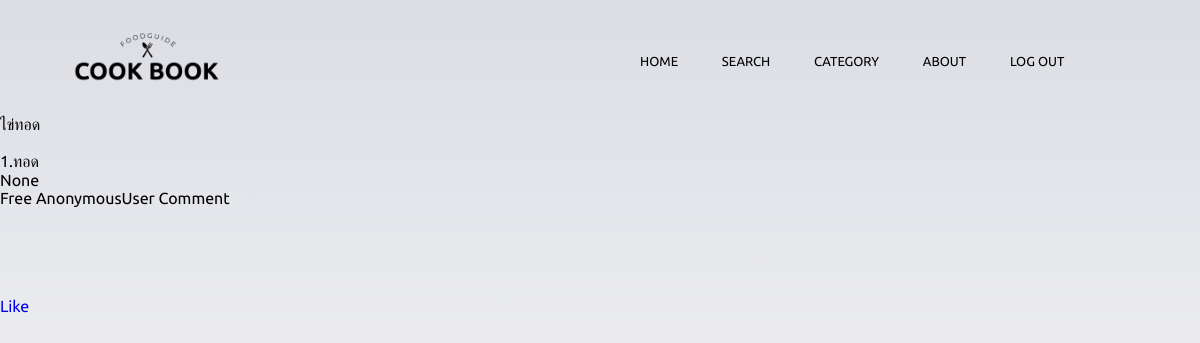
Page /recipe/3 on the earlier database version.
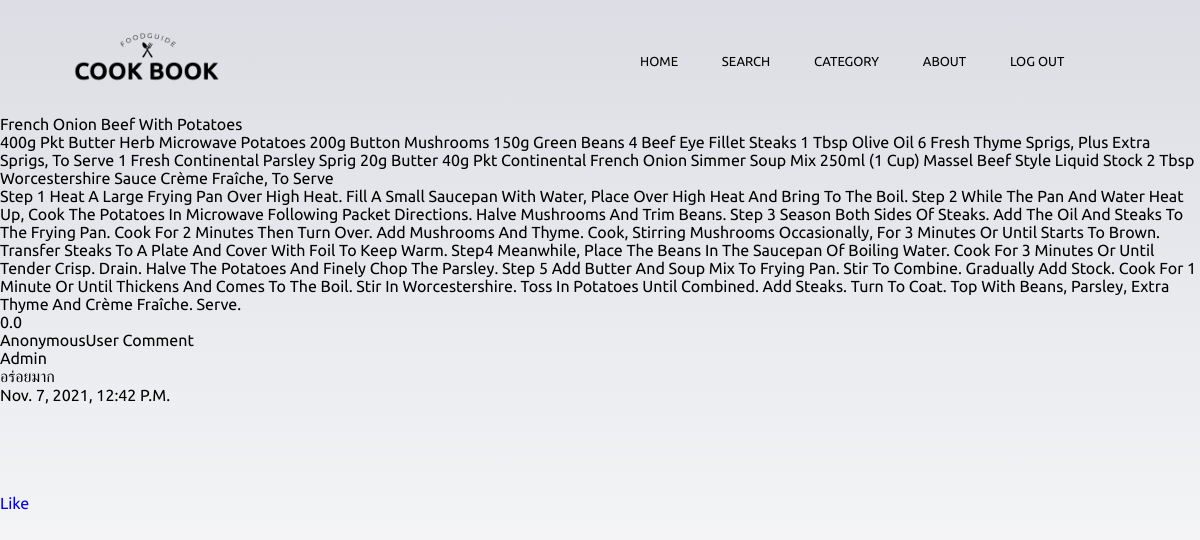
Same page on the later database version.
### recipe/models.py (models this page shows, shortened)
class recipe(models.Model):
    class mode(models.TextChoices):
        dessert = "dessert"
        meat = "meat"
        halal = "halal"
        beverag = "beverag"
        ocovegen = "ocovegen"
        vegy = "vegetarian"
        appetizer = "appetizer"
    pic = models.ImageField(upload_to="",blank=True,null=True)
    menu = models.CharField(max_length=100,default=None)
    ingredient_unit = models.TextField(blank=True)
    HowToDo = models.TextField(blank=True)
    ingredientInmenu =models.ManyToManyField(ingredient,blank=True,related_name="ingredientInrecipe")
    type = models.CharField(max_length=100,
        choices=mode.choices,
        default=None,
        )
    status = ''
    price = models.FloatField(default=None, null=True)
    calorie = models.IntegerField(default=None, null=True)
    member = models.ManyToManyField(User,blank=True,related_name="member")
    like = models.ManyToManyField(User,blank=True,related_name="like")

class Comment(models.Model):
    post = models.ForeignKey(recipe,on_delete=models.CASCADE,related_name="comments")
    user=models.ForeignKey(User,default=None, on_delete=models.PROTECT)
    body = models.TextField(default=None)
    date_added =models.DateTimeField(auto_now_add=True)

### recipe/views.py (the view)
# urls.py: path('<int:menu_id>',views.menu,name="menu"),
def menu (request,menu_id):
    Recipe = get_object_or_404(recipe,pk=menu_id)
    if  Recipe.price == None:
        Recipe.status = "free"
    elif Recipe.price > 0 :
        Recipe.status = "price"
        if not request.user.is_authenticated:
            return HttpResponseRedirect(reverse("login"))
    return render(request,"recipe/menu.html",{
        "menu": Recipe,
        "comment": Comment.objects.all()
        , 'user':request.user
    })

### recipe/templates/Recipe/menu.html (shortened to what this page needs)
{% extends 'recipe/layout.html' %}
{% block content %}
<body>
<section class="header">
    <nav>
      <a href="{% url 'home' %}">
        {% load static %}
        <img src="{% static 'images/logo_2.png' %}" width="10%" /></a>
  <div class="nav-links" id="navLinks">
    <ul>
      <li><a href="{% url 'home' %}">Home</a></li>
      <li><a href="{% url 'home' %}">Search</a></li>
      <li><a href="#news">Category</a>
            <li><a href = "{% url 'recipe:vegy' %}" >Vegetarian</a></li></li>
        </ul>
      </div>
      <li><a href="#" class="About">About</a>
      </li>
      <li ><a href="{% url 'logout' %}">Log Out</a></li>
      <li ><a href="#">{{ user.username }}</a></li>
  </nav>
  </section>
    {{menu.menu}}<br>
    {{menu.ingredient_unit}}<br>
    {{menu.HowToDo}}<br>
    {{menu.price}}<br>
    {{menu.status}}
    {{user}}
    comment<br>
    {% for com in comment %}
     {% if com.post == menu %}
     {{com.user}}<br>
        {{com.body}}<br>
        {{com.date_added}}<br>
      {% endif %}
    {% endfor %}
    <br><br><br><br><br>
    <a href = "{% url 'recipe:like' menu.id %}" >Like</a>
</body>
    {% endblock %}

### recipe/templates/Recipe/layout.html (shortened to what this page needs)
{% load static %}
<!DOCTYPE html>
<html>
    <head>
        <link rel="stylesheet" href="https://stackpath.bootstrapcdn.com/font-awesome/4.7.0/css/font-awesome.min.css">
        <link rel="stylesheet" href="{%static 'css/style-cat.css'%}">
        <link rel="stylesheet" href="path/to/font-awesome/css/font-awesome.min.css">
    </head>
    <body>
    <main>
        {% block content %}
        {% endblock %}
      </main>
    </body>
</html>

### static/css/style-cat.css (style rules this page uses)
* { margin: 0; padding: 0; font-family: 'Ubuntu', sans-serif; box-sizing: border-box; text-decoration: none; outline: none; border: none; text-transform: capitalize; transition: all .2s linear; }
body { background-image: linear-gradient(rgba(205, 207, 216, 0.7),rgba(255, 255, 255, 0.7)), url(/static/images/bg7.jpg) ; background-size: cover; background-position: center; background-attachment: fixed; }
nav { display: flex; padding: 2% 6%; justify-content: space-between; align-items: center; }
nav img { width: 150px; }
.nav-links { flex: 1; text-align: right; }
.nav-links ul li { list-style: none; display: inline-block; padding: 20px 20px; position: relative; }
.nav-links ul li a { color: black; text-decoration: none; text-transform: uppercase; font-size: 13px; }
.nav-links ul li::after { content: ''; width: 0%; height: 2px; background: #f44336; display: block; margin: auto; }

Differences in the rows shown:
changed recipe: menu "ไข่ทอด" → "French Onion Beef With Potatoes"; ingredient_unit (not shown) → "400g Pkt Butter Herb Microwave Potatoes 200g Button Mushrooms 150g Green Beans 4 Beef Eye Fillet Steaks 1 Tbsp Olive Oil 6 Fresh Thyme Sprigs, Plus Extra Sprigs, To Serve 1 Fresh Continental Parsley Sprig 20g Butter 40g Pkt Continental French Onion Simmer Soup Mix 250ml (1 Cup) Massel Beef Style Liquid Stock 2 Tbsp Worcestershire Sauce Crème Fraîche, To Serve"; HowToDo "1.ทอด" → "Step 1 Heat A Large Frying Pan Over High Heat. Fill A Small Saucepan With Water, Place Over High Heat And Bring To The Boil. Step 2 While The Pan And Water Heat Up, Cook The Potatoes In Microwave Following Packet Directions. Halve Mushrooms And Trim Beans. Step 3 Season Both Sides Of Steaks. Add The Oil And Steaks To The Frying Pan. Cook For 2 Minutes Then Turn Over. Add Mushrooms And Thyme. Cook, Stirring Mushrooms Occasionally, For 3 Minutes Or Until Starts To Brown. Transfer Steaks To A Plate And Cover With Foil To Keep Warm. Step4 Meanwhile, Place The Beans In The Saucepan Of Boiling Water. Cook For 3 Minutes Or Until Tender Crisp. Drain. Halve The Potatoes And Finely Chop The Parsley.…"; price "None" → "0.0"; status "Free" → (not shown)
added Comment: user "Admin", body "อร่อยมาก", date_added "Nov. 7, 2021, 12:42 P.m."
